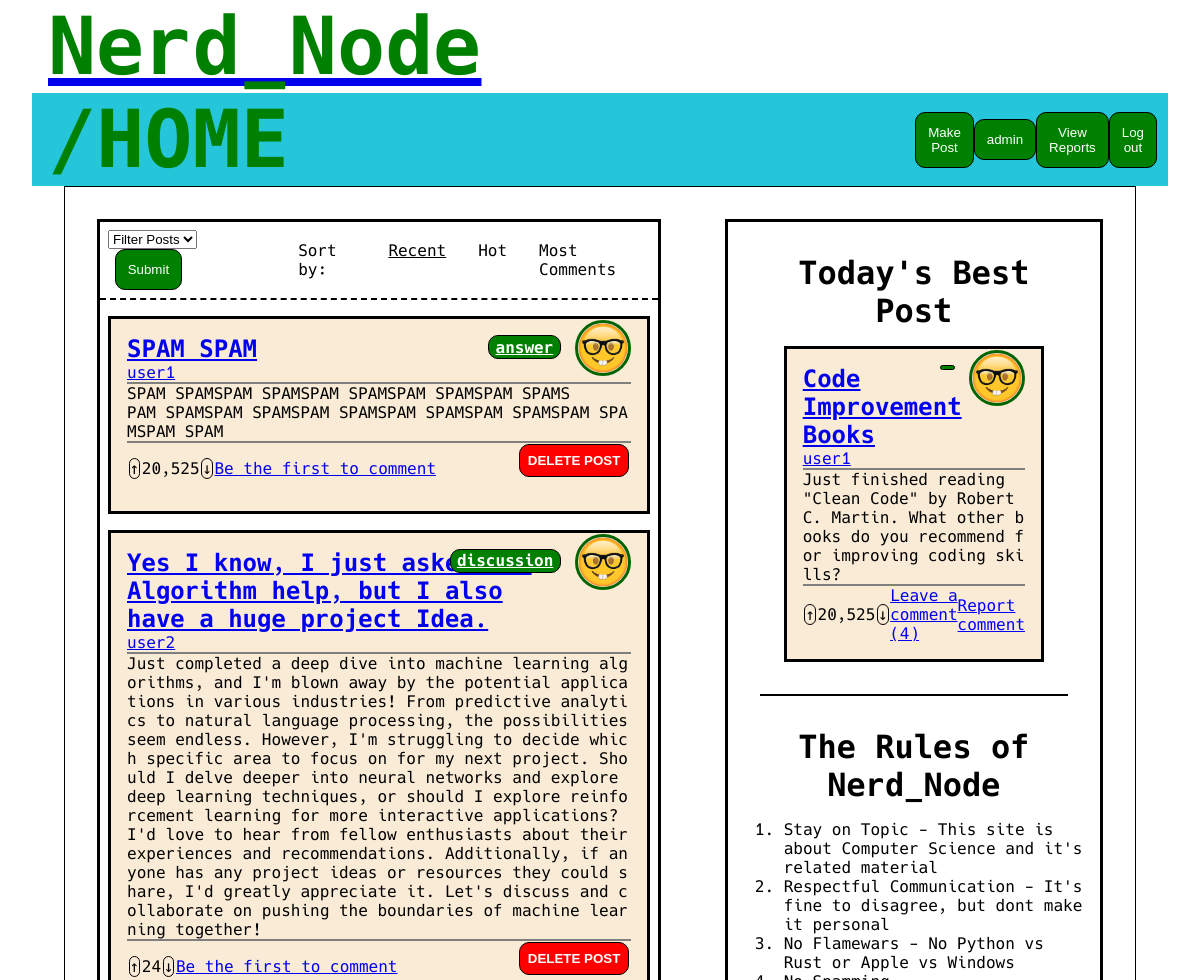
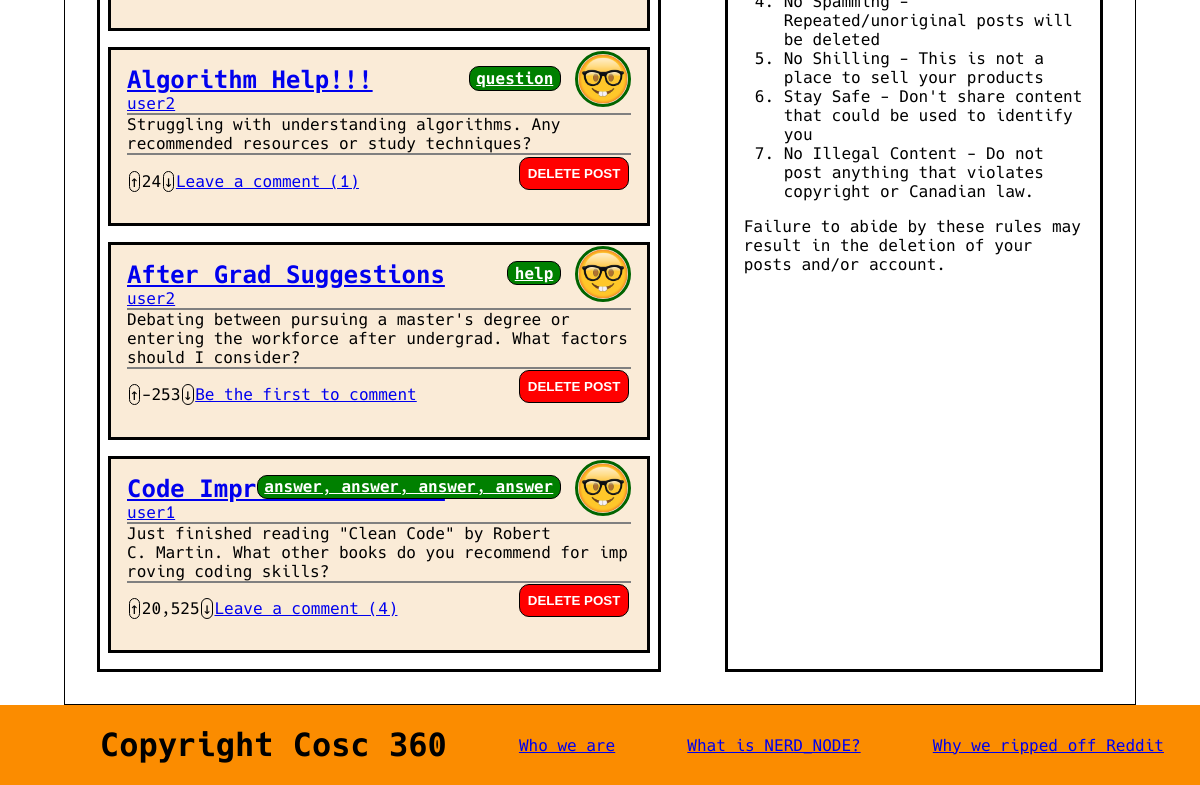
/ (signed in), run on the app's committed database (2 pictures, top to bottom).
### tables this page shows
CREATE TABLE post (
	id int AUTO_INCREMENT,
	title varchar(255),
    poster int,
    content TEXT(65535),
    likes int,
    reported boolean,
    sku varchar(255),
    PRIMARY KEY (id),
    FOREIGN KEY (poster) REFERENCES siteUser(id) ON DELETE CASCADE
);

CREATE TABLE siteUser (
	id int AUTO_INCREMENT,
	username varchar(255) UNIQUE,
	password varchar(255),
    email varchar(255) UNIQUE,
    profilePicture varchar(255),
    isAdmin boolean,
    isDisabled boolean,
    PRIMARY KEY (id)
);

### src/loadPosts.php (called while the page is built, shortened)
<?php
$host = DBHOST;
$database = DBNAME;
$user = DBUSER;
$pass = DBPASS;
$connection = new mysqli($host, $user, $pass, $database, "3306");
include "getQueries.php";
$where = '';
$sql = "SELECT post.id, post.title, siteUser.username, siteUser.profilePicture, post.sku, post.content,
               post.likes, COUNT(comment.id) AS comments, (ABS(post.likes)) AS heat, GROUP_CONCAT(postTag.tagName) AS tags
        FROM (post JOIN siteUser ON post.poster = siteUser.id)
             LEFT JOIN comment ON comment.originalPost = post.id
             LEFT JOIN postTag ON postTag.postId = post.id
        WHERE siteUser.isDisabled = false $where
        GROUP BY post.id $orderBy";
$posts = array();
$stmt = $connection->prepare($sql);
if($stmt->execute()) {
    $result = $stmt->get_result();
};
?>

### src/getQueries.php (called while the page is built, shortened)
<?php
switch ($_GET['o'] ?? '') {
    default:
        $orderBy = ' ORDER BY id DESC';
        break;
}
?>

### src/renderPosts.php (the view, shortened to what this page needs)
<?php
include_once "renderProfilePicture.php";
function renderPost($post, $isAdmin) {
    $username = $post['author'];
    $commentText = $post['commentCount'] ? "Leave a comment (".$post['commentCount'].")" : "Be the first to comment";
    $tags = isset($post['tags']) ? implode(', ', $post['tags']) : '';
    echo "<div class=\"post\">";
    renderProfilePicture($username, $post['pfp']);
    echo "<a href='".SITEROOT."?tag=".$tags."' class='tags'>".$tags."</a>";
    echo "<h3>
            <a href='".SITEROOT."node?title=".$post['sku']."'>".$post['title']."</a>
    </h3>
    <p>";
    echo "<a href='".SITEROOT."nerd?username=".$username."'>".$username."</a>
    </p>
    <p>".$post['content']."
    </p>
    <div class='interactionBar'>
        <div class='arrow' onclick='upvote(".$post['id'].", 5)'> &uarr; </div>
        <div id='post-".$post['id']."'>".$post['likes']." </div>
        <div class='arrow' onclick='downvote(".$post['id'].", 2)'> &darr; </div>
        <div>
            <a href='".SITEROOT."node?title=".$post['sku']."'>".$commentText."</a>
        </div>
        <div class='spacer'>
    </div>
    <div>";
    if(!$isAdmin)
        echo "<div class='report' id='rep-".$post['id']."' onclick='report(".$post['id'].", 2)'> Report comment</div>";
    else
        echo "<form name='commentForm' action='deleteItem.php' method='post'>
        <input type='hidden' id='id' name='id' value='".$post["id"]."'>
        <input type='hidden' id='reporter' name='reporter' value='".$_SESSION['sessionUserId']."'>
        <input type='hidden' id='table' name='table' value='post'>
        <input type='submit' id='delete' value='DELETE POST'>
    </form>";
    echo"</div>
    </div>
    </div>";
}
?>

### src/index.php (shortened to what this page needs)
<?php
include_once "loadPosts.php";
include_once "renderPosts.php";
include_once "renderProfilePicture.php";
?>
<!DOCTYPE html>
<html lang="en">
    <head>
        <link rel="stylesheet" href="public/css/reset.css">
        <link rel="stylesheet" href="public/css/home.css">
        <link rel="stylesheet" href="public/font/hack.css">
    </head>
    <body>
        <header>
            <?php include "components/headerBar.php"; ?>
        </header>
        <main>
            <div class="center">
                <div class="searchBar">
                    <form>
                        <select id="tag" name="tag">
                            <option value="">Filter Posts</option>
                        </select>
                        <input type="submit" id="submit">
                    </form>
                    <div class="sorter">
                        <ul>
                            <li>Sort by:</li>
                            <li>
                                <a href="<?php echo SITEROOT;?>?o=recent" id="sortedBy">Recent</a>
                            </li>
                            <li>
                                <a href="<?php echo SITEROOT;?>?o=hot">Hot</a>
                            </li>
                            <li>
                                <a href="<?php echo SITEROOT;?>?o=comments">Most Comments</a>
                            </li>
                        </ul>
                    </div>
                </div>
                <?php
                if($posts) {
                    foreach($posts as $post) {
                        renderPost($post, isset($_SESSION["isAdmin"]));
                    }
                } else {
                    echo "There are no posts available...";
                }
                ?>
            </div>
            <?php include "components/sidebar.php"; ?>
        </main>
        <?php include "components/footer.php"; ?>
    </body>
</html>

### src/renderProfilePicture.php
<?php
function renderProfilePicture($username, $picture) {
    echo "<img class='pfp' src='".SITEROOT."public/images/profiles/$picture' alt='$username\'s profile picture' width='50' height='50'>";
}
?>

### src/public/css/home.css (style rules this page uses)
html { font-family: "Hack"; }
header { padding: 0em 2em; }
.center { flex: 1; }
.center, .sidebar, .post { border: medium solid black; }
.sidebar div { padding:1em; }
.center, .sidebar { margin: 2em 2em; }
main { display: flex; height:auto; min-height:80vh; margin: 0em 4em; }
.post { background-color:antiquewhite; margin:1em 0.5em; padding:1em; }
.post p { border-bottom: 2px solid grey; word-break: break-all; }
.post .interactionBar { display:flex; align-items: center; justify-content: space-evenly; }
.post div { padding: 0em; }
#bestPost .post { max-height: 50%; }
#submit { background-color: green; color: white; padding: 0.9em 0.9em 0.9em 0.9em; border-radius: 10px; border: 1px solid black; }
.searchBar { display:flex; border-bottom: 2px dashed black; }
.searchBar form, .searchBar .sorter { padding:0.5em; margin:auto; }
form input { margin:0em 0.5em; }
.sorter ul { list-style-type: none; display: flex; }
.sorter li { margin: 0em 1em; }
.sorter a { color: black; text-decoration: none; }
.sorter a:hover, .sorter #sortedBy { text-decoration: underline; }
h3 { font-size:1.5em; font-weight:bold; }
form #submit { cursor:pointer; }
main { border: 1px solid black; }
.pfp { border: 3px solid darkgreen; border-radius: 50%; float: right; }
form #delete { cursor:pointer; background-color: red; color: white; padding: 0.6em; margin: 0.1em; border-radius: 10px; border: 1px solid black; font-weight: bold; }
.interactionBar .arrow { border-radius: 10px; margin: 0px 0.1em; border: 1px solid black; cursor:pointer; }
.report { color: blue; text-decoration: underline; cursor:pointer; }
.tags { padding: 0.1em 0.4em; border-radius: 10px; border: 0.1em solid black; color: white; font-weight: bold; margin: 1em 1em; background-color: green; }

### src/renderPosts.php (style rules this page uses)
.post { position: relative; }
.tags { position: absolute; top: 0; right: 70px; }
.pfp { position: relative; width: 50px; bottom: 15px; }

### data on the page
post: poster.profilePicture (placeholder picture), tags "answer", title "SPAM SPAM", poster.username "user1", content "SPAM SPAMSPAM SPAMSPAM SPAMSPAM SPAMSPAM SPAMSPAM SPAMSPAM SPAMSPAM SPAMSPAM SPAMSPAM SPAMSPAM SPAMSPAM SPAM", likes "20,525", commentText "Be the first to comment"
post: poster.profilePicture (placeholder picture), tags "discussion", title "Yes I know, I just asked for Algorithm help, but I also have a huge project Idea.", poster.username "user2", content "Just completed a deep dive into machine learning algorithms, and I'm blown away by the potential applications in various industries! From predictive analytics to natural language processing, the possibilities seem endless. However, I'm struggling to decide which specific area to focus on for my next project. Should I delve deeper into neural networks and explore deep learning techniques, or should I explore reinforcement learning for more interactive applications? I'd love to hear from fellow enthusiasts about their experiences and recommendations. Additionally, if anyone has any project ideas or resources they could share, I'd greatly appreciate it. Let's discuss and collaborate on pushing…", likes "24", commentText "Be the first to comment"
post: poster.profilePicture (placeholder picture), tags "question", title "Algorithm Help!!!", poster.username "user2", content "Struggling with understanding algorithms. Any recommended resources or study techniques?", likes "24", commentText "Leave a comment (1)"
post: poster.profilePicture (placeholder picture), tags "help", title "After Grad Suggestions", poster.username "user2", content "Debating between pursuing a master's degree or entering the workforce after undergrad. What factors should I consider?", likes "-253", commentText "Be the first to comment"
post: poster.profilePicture (placeholder picture), tags "answer, answer, answer, answer", title "Code…", poster.username "user1", content "Just finished reading \"Clean Code\" by Robert C. Martin. What other books do you recommend for improving coding skills?", likes "20,525", commentText "Leave a comment (4)"

### other printed values
$url "/HOME"
$_SESSION["sessionUsername"] "admin"
$post['title'] "Code Improvement Books"
$username "user1"
$post['content'] "Just finished reading \"Clean Code\" by Robert C. Martin. What other books do you recommend for improving coding skills?"
$post['likes'] "20,525"
$commentText "Leave a comment (4)"
